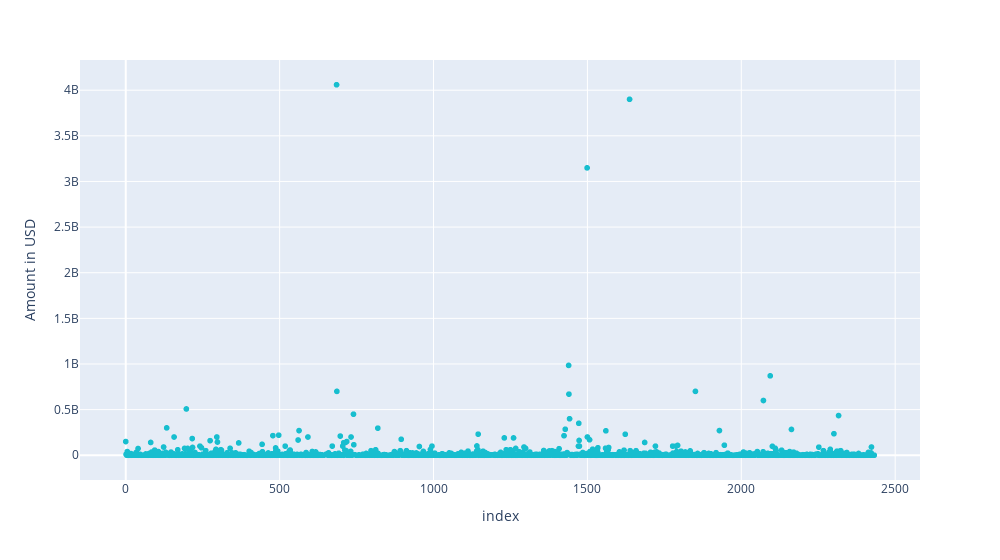

The notebook cell saved with this chart:
### Code cell
amount_graph = px.scatter(Total_amount,y="Amount in USD",color_discrete_sequence=["#17BECF"],hover_name="Startup Name",width=1000)
amount_graph.show()

### Figure 1 — Plotly figure (JSON) as saved in the notebook; plotly's stock layout.template omitted (floating-point values rounded to 4 significant figures; data arrays with more than 128 entries replaced by an {"elided": "..."} marker saying what was removed)
{"data": [{"hovertemplate": "<b>%{hovertext}</b><br><br>index=%{x}<br>Amount in USD=%{y}<extra></extra>", "hovertext": {"elided": "1752 str values"}, "legendgroup": "", "marker": {"color": "#17BECF", "symbol": "circle"}, "mode": "markers", "name": "", "showlegend": false, "type": "scattergl", "x": {"elided": "1752 int values"}, "xaxis": "x", "y": {"elided": "1752 int values"}, "yaxis": "y"}], "layout": {"legend": {"tracegroupgap": 0}, "margin": {"t": 60}, "width": 1000, "xaxis": {"anchor": "y", "domain": [0, 1], "title": {"text": "index"}}, "yaxis": {"anchor": "x", "domain": [0, 1], "title": {"text": "Amount in USD"}}}}
